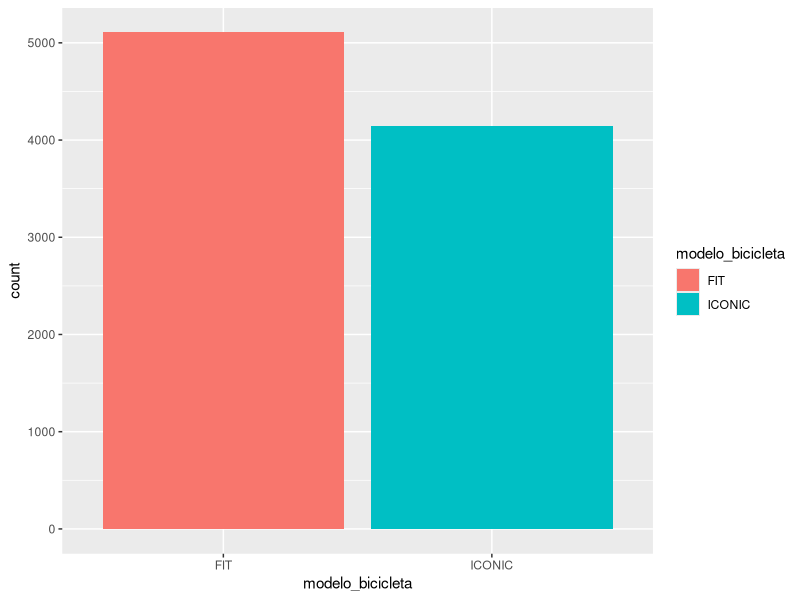
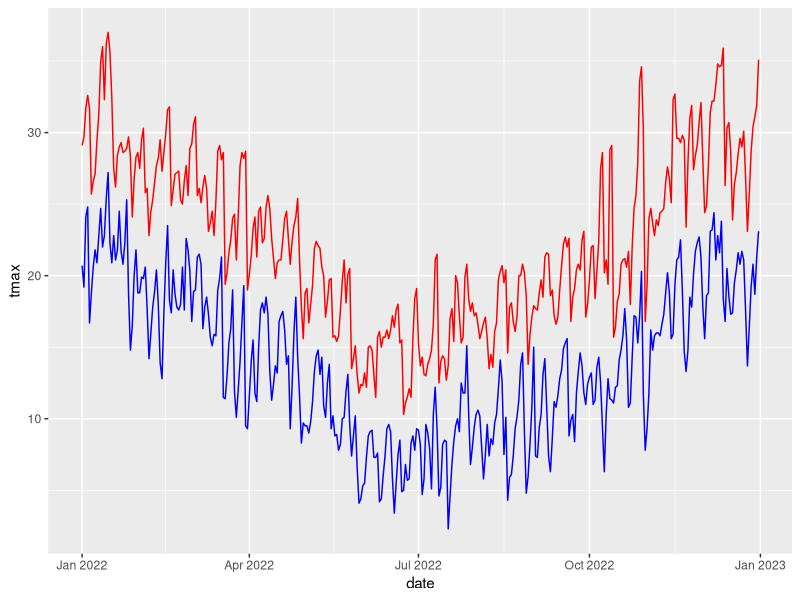
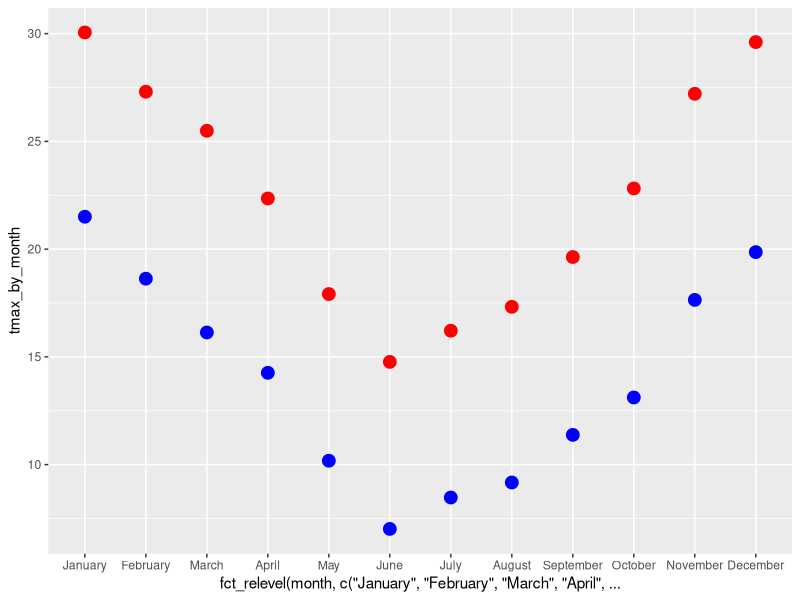
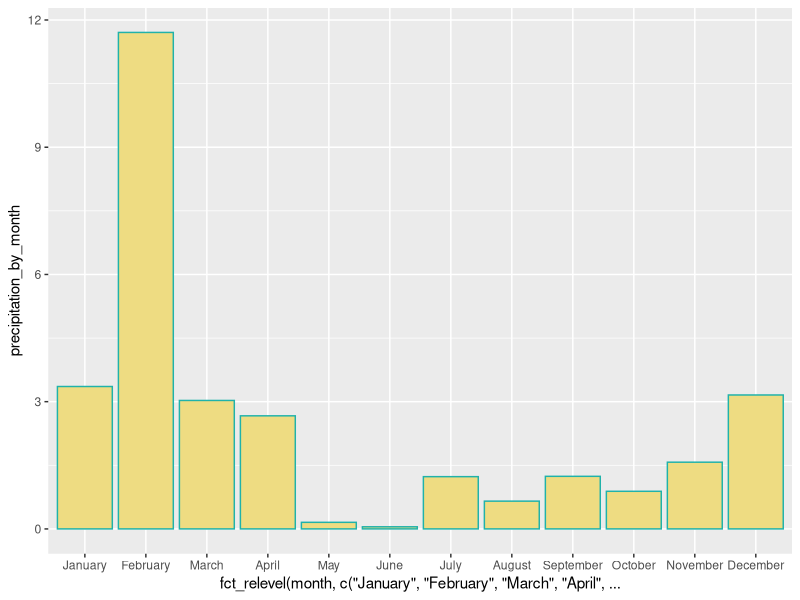
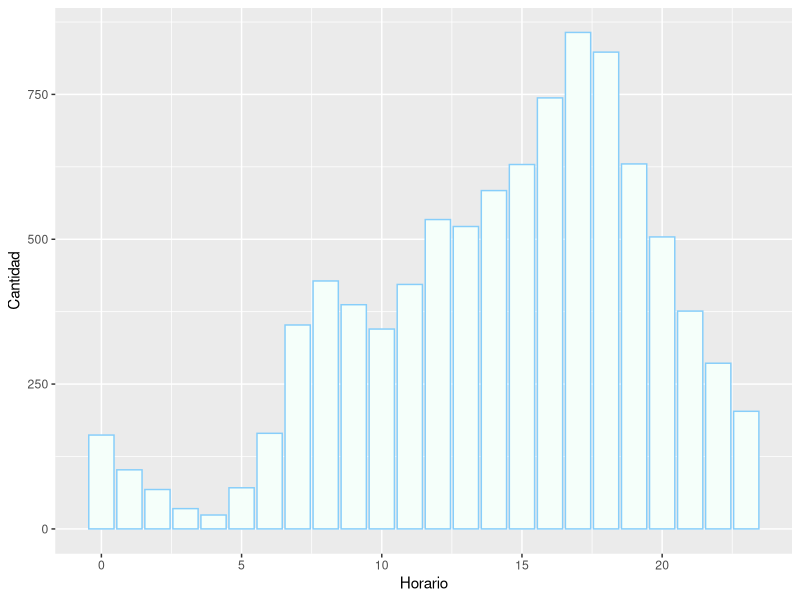
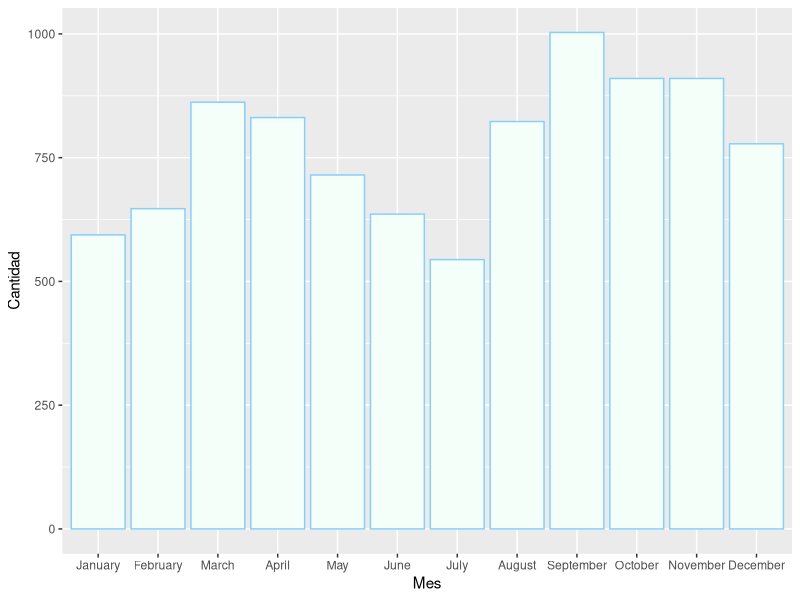
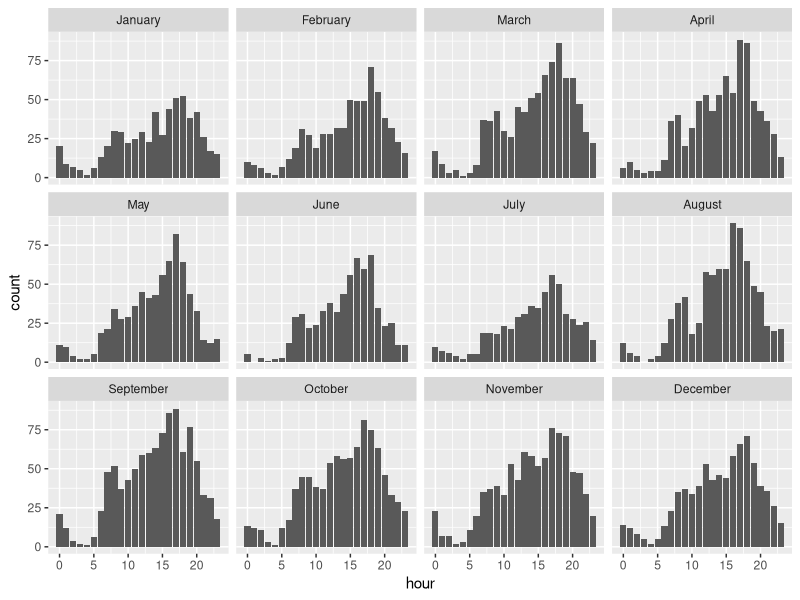
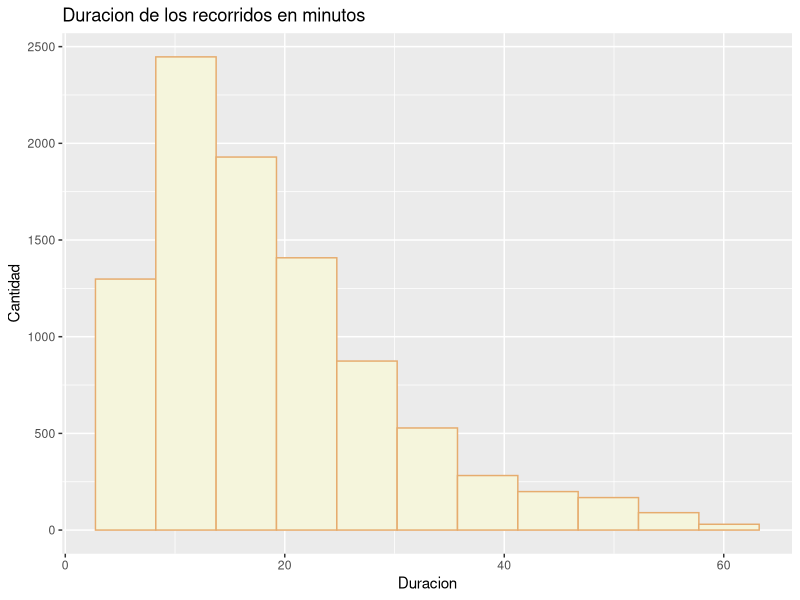

Write the R code that produced these figures, in order.

#Librerias ----
library(readr)
library(tidyverse)



#Dataframes ----

#Lectura de dataframes. Para leer los archivos csv usamos el comando read_csv.

clima_aeroparque_BA_2022 <- read_csv("Data/Clima_Aeroparque_BA.csv")
View(Clima_Aeroparque_BA)

bike_trips_2022 <- read_csv("Data/trips_2022_reducido.csv")

#Filtramos el dataframe de bicis
bike_trips_2022_5_to_60_min <- bike_trips_2022 %>% 
  filter(between(duracion_recorrido, left = 60*5, right = 60*60))

#Dtaframe de bicis filtrado con 2 variables mas: mes y horario
month_hour_bike_trips_2022_5_to_60_min <- bike_trips_2022_5_to_60_min %>% 
  mutate(month = months(fecha_origen_recorrido), hour = hour(fecha_origen_recorrido))

#Dtaframe del clima con 1 variables mas: mes
clima_aeroparque_BA_2022_bymonth <- clima_aeroparque_BA_2022 %>% 
  mutate(month = months(date))


#Dataframe bike_trips_2022_5_to_60_min ----

#esto es un resumen del datarframe de bicis con viajes entre 5 a 20 minutos
summary_bike_trips_2022_5_to_60_min <- summary(bike_trips_2022_5_to_60_min) 

#visualizacion de viajes en minutos
trips_duration_in_minutes <- bike_trips_2022_5_to_60_min %>% 
  mutate(duracion_recorrido = duracion_recorrido/60) %>% 
  ggplot(mapping = aes(x = duracion_recorrido)) +
  geom_histogram(colour = "#E6AC6E", fill = "beige", bins = 11) +
  labs(x = "Duracion", y = "Cantidad", title = "Duracion de los recorridos en minutos")

#dataframe con el viaje promedio y la mediana
promedio_y_mediana_de_viajes <-  bike_trips_2022_5_to_60_min %>% 
  mutate(duracion_recorrido = duracion_recorrido/60) %>% 
  summarise("viaje promedio" = mean(duracion_recorrido), mediana = median(duracion_recorrido))

#visualizacion de viajes por mes
trips_by_month <- month_hour_bike_trips_2022_5_to_60_min %>% 
  ggplot(mapping = aes(x = fct_relevel(month, c("January", "February", "March", "April", "May", "June", "July", "August", "September", "October", "November", "December")))) +
  geom_bar(fill = "mintcream", colour = "lightskyblue") +
  labs(x = "Mes", y = "Cantidad")

#visualizacion de viajes por hora
trips_by_hour <- month_hour_bike_trips_2022_5_to_60_min %>% 
  ggplot(mapping = aes(x = hour)) +
  geom_bar(fill = "mintcream", colour = "lightskyblue") +
  labs(x = "Horario", y = "Cantidad")

#visualizacion de viajes por mes y hora
trips_by_month_and_hour <- month_hour_bike_trips_2022_5_to_60_min %>% 
  group_by(month) %>% 
  ggplot(mapping = aes(x = hour)) +
  geom_bar() +
  facet_wrap(~fct_relevel(month, c("January", "February", "March", "April", "May", "June", "July", "August", "September", "October", "November", "December")))

#dataframe con la cantidad de estaciones de origen 
origin_trip <- bike_trips_2022_5_to_60_min %>% 
  select(id_estacion_origen, nombre_estacion_origen) %>% 
  group_by(id_estacion_origen, nombre_estacion_origen) %>% 
  summarise(amount_by_station = n()) %>% 
  arrange(desc(amount_by_station))

#dataframe con la cantidad de estaciones de llegada
destination_trip <- bike_trips_2022_5_to_60_min %>% 
  select(id_estacion_destino, nombre_estacion_destino) %>% 
  group_by(id_estacion_destino, nombre_estacion_destino) %>% 
  summarise(amount_by_station = n()) %>% 
  arrange(desc(amount_by_station)) 

#viajes mas comunes
common_trips <- bike_trips_2022_5_to_60_min %>% 
  select(id_estacion_origen, nombre_estacion_origen, id_estacion_destino, nombre_estacion_destino) %>% 
  group_by(id_estacion_origen, nombre_estacion_origen, id_estacion_destino, nombre_estacion_destino) %>% 
  summarise(amount = n()) %>% 
  arrange(desc(amount))

#tipo de bici
bike_type <- bike_trips_2022_5_to_60_min %>% 
  select(modelo_bicicleta) %>% 
  ggplot(mapping = aes(x = modelo_bicicleta, fill = modelo_bicicleta)) +
  geom_bar()

#uso de bicis por genero
use_of_bikes_by_gender <- bike_trips_2022_5_to_60_min %>% 
  select(Género) %>% 
  filter(!is.na(Género)) %>% 
  ggplot(mapping = aes(x = Género, fill = Género)) + 
  geom_bar()


#Dataframe clima_aeroparque_BA_2022 ----

#dataframe summary del clima
summary_weather <- summary(clima_aeroparque_BA_2022)

#grafico de temperaturas por mes
grafico_temperatura_por_mes <- clima_aeroparque_BA_2022_bymonth %>% 
  select(tmin, tmax, tavg, month) %>% 
  group_by(month) %>% 
  summarise(tmin_by_month = mean(tmin), tmax_by_month = mean(tmax), tavg_by_month = mean(tavg)) %>% 
  ggplot(mapping = aes(x = fct_relevel(month, c("January", "February", "March", "April", "May", "June", "July", "August", "September", "October", "November", "December")), y = tmax_by_month)) +
  geom_point(colour = "red", size = 4) +
  geom_point(aes(x = fct_relevel(month, c("January", "February", "March", "April", "May", "June", "July", "August", "September", "October", "November", "December")), y = tmin_by_month), color = "blue", size = 4)

#grafico de temperaturas por dia
grafico_temperatura_por_dia <- clima_aeroparque_BA_2022_bymonth %>% ggplot(mapping = aes(x = date, y = tmax)) +
  geom_line(colour = "red") +
  geom_line(aes(y = tmin), colour = "blue")

#precipitaciones por mes
precipitaciones_por_mes <- clima_aeroparque_BA_2022_bymonth %>% 
  group_by(month) %>% 
  filter(!is.na(prcp)) %>% 
  summarise(precipitation_by_month = mean(prcp)) %>% 
  ggplot(mapping = aes(x = fct_relevel(month, c("January", "February", "March", "April", "May", "June", "July", "August", "September", "October", "November", "December")), y = precipitation_by_month)) +
  geom_col(fill = "lightgoldenrod2", colour = "lightseagreen")
